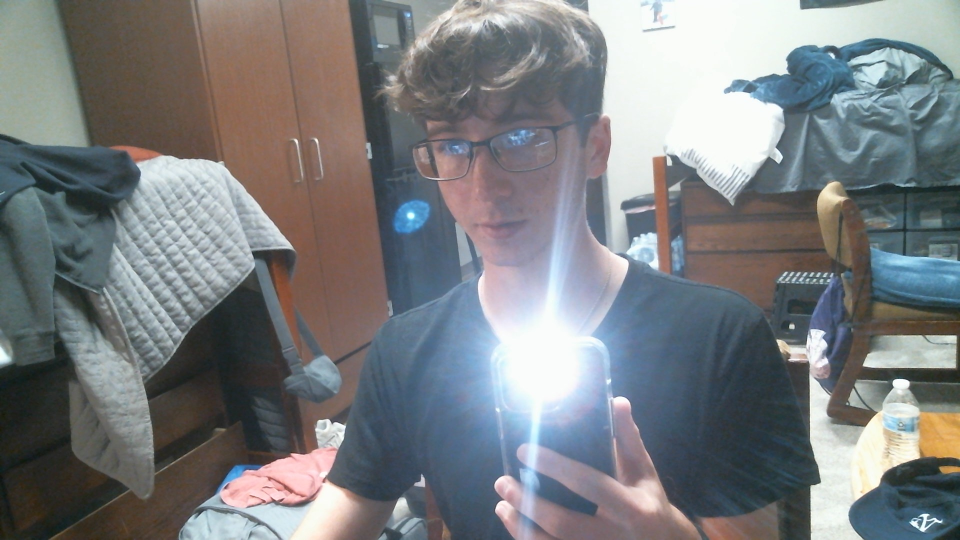
#> input picture img-proc-4-wildfire/769nm-cam.jpg, 1920 x 1080 px, found by its file name (shown at 1/2 size); the run also reads 1 picture not shown here
$ python three-band-cont.py
#> lines starting #> are read from the running program, lines starting #| are printed output that depends on the picture; after the words box and inside, x2 and y2 are one past the last pixel; in counts of white or black regions, pixels touching at a corner belong together
import cv2
import numpy as np
import sys


def align_images(img_reference, img_to_align):
    """
    Finds features and aligns img_to_align to img_reference's perspective.
    """
    MAX_FEATURES = 1000
    GOOD_MATCH_PERCENT = 0.15

    orb = cv2.ORB_create(MAX_FEATURES)
    keypoints_ref, descriptors_ref = orb.detectAndCompute(img_reference, None)
    keypoints_align, descriptors_align = orb.detectAndCompute(
        img_to_align, None)

    matcher = cv2.DescriptorMatcher_create(
        cv2.DESCRIPTOR_MATCHER_BRUTEFORCE_HAMMING)
    matches = matcher.match(descriptors_align, descriptors_ref, None)
    matches = sorted(matches, key=lambda x: x.distance)

    numGoodMatches = int(len(matches) * GOOD_MATCH_PERCENT)
    matches = matches[:numGoodMatches]

    points_ref = np.zeros((len(matches), 2), dtype=np.float32)
    points_align = np.zeros((len(matches), 2), dtype=np.float32)

    for i, match in enumerate(matches):
        points_ref[i, :] = keypoints_ref[match.trainIdx].pt
        points_align[i, :] = keypoints_align[match.queryIdx].pt

    h, mask = cv2.findHomography(points_align, points_ref, cv2.RANSAC)

    height, width = img_reference.shape
    img_aligned = cv2.warpPerspective(img_to_align, h, (width, height))

    return img_aligned


def calculate_continuum_removal(img_peak, img_left, img_right, spike_thresh=50):
    """
    Isolates the K-spike by subtracting the background continuum, then cleans the result.
    """
    # Convert images to float for accurate calculations.
    peak_f = img_peak.astype(np.float32)
    left_f = img_left.astype(np.float32)
    right_f = img_right.astype(np.float32)

    # 1. Calculate the continuum by averaging the two "shoulder" bands.
    continuum = (left_f + right_f) / 2.0

    # 2. Subtract the continuum from the peak to isolate the spike signal.
    spike_intensity = peak_f - continuum

    # 3. Threshold the result to get an initial mask.
    _, initial_mask = cv2.threshold(
        spike_intensity, spike_thresh, 255, cv2.THRESH_BINARY)
    initial_mask = initial_mask.astype(np.uint8)

    # 4. Use a two-step morphological process to clean the final mask.
    small_kernel = np.ones((3, 3), np.uint8)
    large_kernel = np.ones((7, 7), np.uint8)
    noise_removed = cv2.morphologyEx(
        initial_mask, cv2.MORPH_OPEN, small_kernel)
    final_mask = cv2.morphologyEx(noise_removed, cv2.MORPH_CLOSE, large_kernel)

    return final_mask


# --- Main execution block ---
if __name__ == "__main__":
    # --- IMPORTANT ---
    # Change these paths to where you saved your three images.
    path_769nm = "img-proc-4-wildfire/769nm-cam.jpg"  # The peak
    path_760nm = "img-proc-4-wildfire/760nm-cam.jpg"  # The left shoulder
    path_779nm = "img-proc-4-wildfire/779nm-cam.jpg"  # The right shoulder

    try:
        img_769nm = cv2.imread(path_769nm, cv2.IMREAD_GRAYSCALE)
#> img_769nm: shape (1080, 1920); min 15, max 255, mean 124.8
        img_760nm = cv2.imread(path_760nm, cv2.IMREAD_GRAYSCALE)
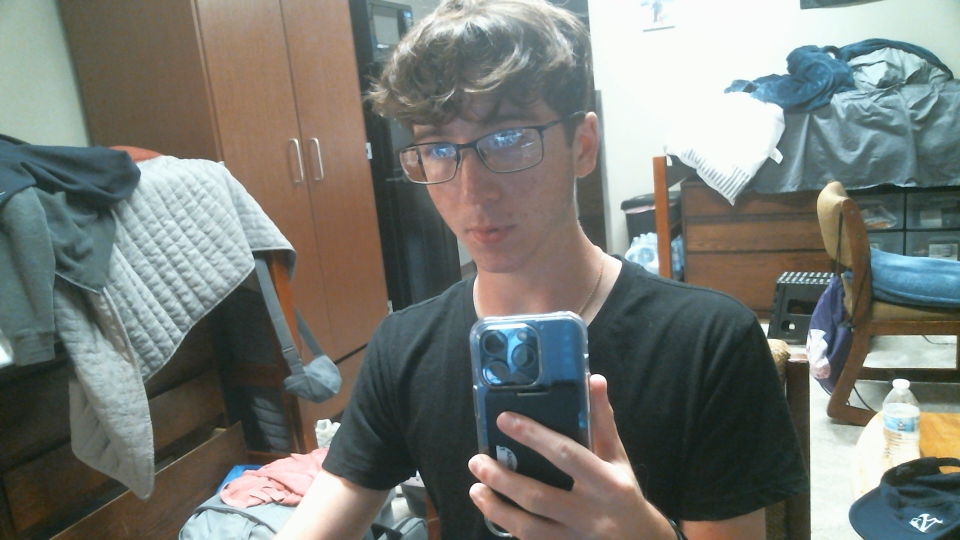
#> input picture img-proc-4-wildfire/760nm-cam.jpg, 1920 x 1080 px, found by its file name (shown at 1/2 size)
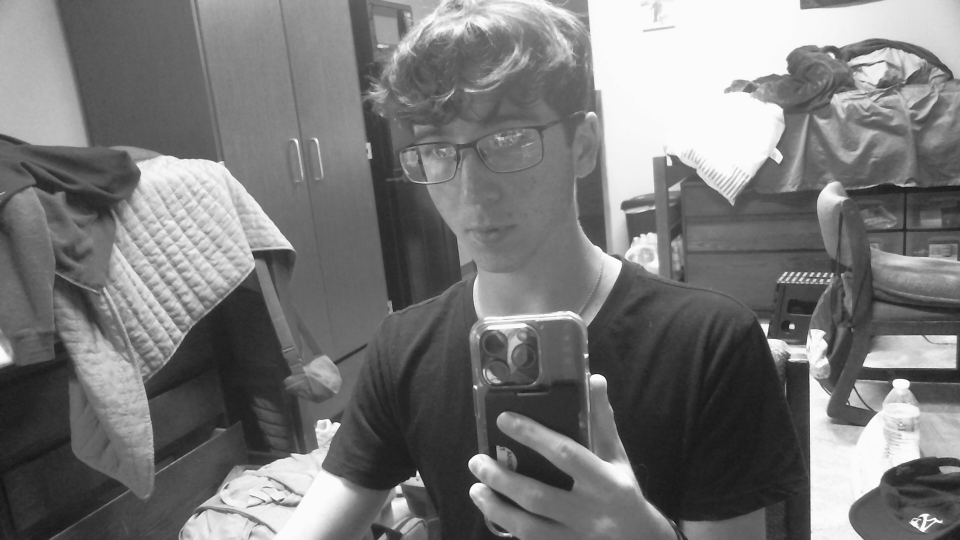
#> img_760nm: shape (1080, 1920) (shown at 1/2 size); min 2, max 255, mean 120.2
        img_779nm = cv2.imread(path_779nm, cv2.IMREAD_GRAYSCALE)
        if any(img is None for img in [img_769nm, img_760nm, img_779nm]):
            raise FileNotFoundError("One or more image files were not found.")
    except FileNotFoundError as e:
        print(f"Error: {e}")
        sys.exit()

    print("Aligning 'shoulder' images to the 'peak' image...")
    img_760nm_aligned = align_images(img_769nm, img_760nm)
#> in align_images, `keypoints_ref, descriptors_ref = orb.detectAndCompute(img_reference, N..`: keypoints_ref = 1000 keypoints; strongest (x, y, size): (1816, 764, 77.1), (1815, 764, 92.6), (1787, 764, 77.1), (1816, 765, 64.3)
#> in align_images, `keypoints_align, descriptors_align = orb.detectAndCompute( img_to_alig..`: keypoints_align = 1000 keypoints; strongest (x, y, size): (834, 943, 31), (1580, 653, 64.3), (1583, 650, 53.6), (1579, 653, 53.6)
#> in align_images, `matches = matcher.match(descriptors_align, descriptors_ref, None)`: matches = 1000 matches
#> in align_images, `numGoodMatches = int(len(matches) * GOOD_MATCH_PERCENT)`: numGoodMatches = 150
#> in align_images, `matches = matches[:numGoodMatches]`: matches = 150 matches
#> in align_images, `points_ref = np.zeros((len(matches), 2), dtype=np.float32)`: points_ref = 150 pairs, first value 0 to 0, second value 0 to 0
#> the loop in align_images, `for i, match in enumerate(matches):` made 150 passes
#> after the loop in align_images, `for i, match in enumerate(matches):`: points_align = 150 pairs, first value 208.8 to 1883, second value 112 to 1043; points_ref has the same summary as points_align
#> in align_images, `h, mask = cv2.findHomography(points_align, points_ref, cv2.RANSAC)`: h = [[1, 4.71e-05, -0.0475], [-1.36e-05, 1, 0.015], [1.57e-08, 7.89e-09, 1]]; mask = 150 values from 1 to 1
    img_779nm_aligned = align_images(img_769nm, img_779nm)
#> in align_images (call 2), `matches = matcher.match(descriptors_align, descriptors_ref, None)`: matches = 1000 matches
#> in align_images (call 2), `matches = matches[:numGoodMatches]`: matches = 150 matches
#> the loop in align_images (call 2), `for i, match in enumerate(matches):` made 150 passes
    print("Alignment complete.")

    final_mask = calculate_continuum_removal(
        img_769nm, img_760nm_aligned, img_779nm_aligned)
#> in calculate_continuum_removal, `_, initial_mask = cv2.threshold( spike_intensity, spike_thresh, 255, c..`:
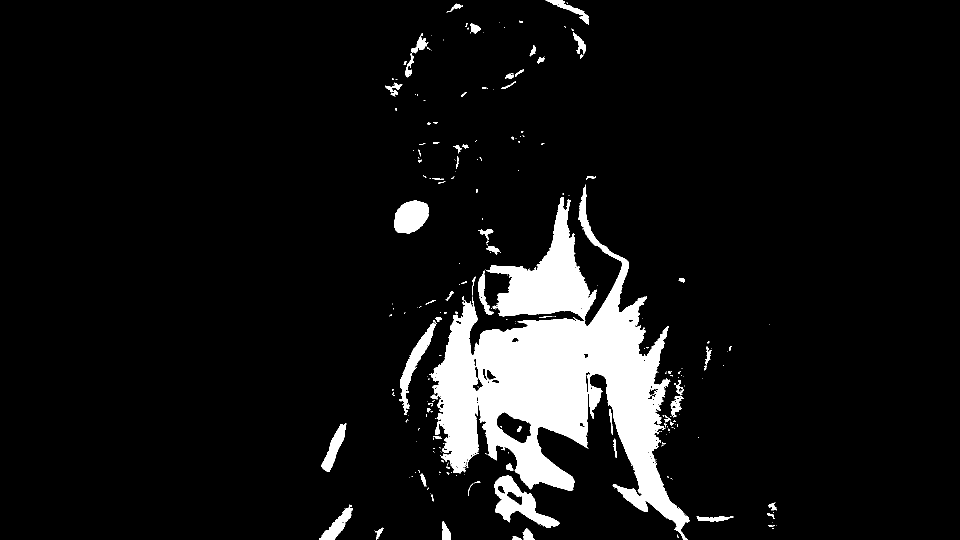
#> initial_mask: shape (1080, 1920) float32 (shown at 1/2 size); 7.9% white; 266 white regions (189 under 20 px), largest, box (x1, y1, x2, y2) and area: (858, 369, 1380, 1080) 138571, (989, 951, 1119, 1056) 5059, (788, 401, 858, 468) 3494
#> in calculate_continuum_removal, `noise_removed = cv2.morphologyEx( initial_mask, cv2.MORPH_OPEN, small_..`: noise_removed: shape (1080, 1920); 7.8% white; 106 white regions (37 under 20 px), largest, box (x1, y1, x2, y2) and area: (863, 374, 1379, 1080) 116541, (977, 395, 1193, 639) 20932, (989, 951, 1119, 1056) 5028
#> in calculate_continuum_removal, `final_mask = cv2.morphologyEx(noise_removed, cv2.MORPH_CLOSE, large_ke..`: final_mask: shape (1080, 1920); 8% white; 61 white regions (16 under 20 px), largest, box (x1, y1, x2, y2) and area: (862, 374, 1379, 1080) 142113, (989, 951, 1119, 1056) 5154, (788, 401, 858, 467) 3496

    # --- Display logic for 4 panels ---
    display_size = (400, 400)
    img_peak_display = cv2.resize(img_769nm, display_size)
    img_left_display = cv2.resize(img_760nm_aligned, display_size)
    img_right_display = cv2.resize(img_779nm_aligned, display_size)
    mask_display = cv2.resize(final_mask, display_size)

    img_peak_display = cv2.cvtColor(img_peak_display, cv2.COLOR_GRAY2BGR)
#> img_peak_display: shape (400, 400, 3)
    img_left_display = cv2.cvtColor(img_left_display, cv2.COLOR_GRAY2BGR)
#> img_left_display: shape (400, 400, 3)
    img_right_display = cv2.cvtColor(img_right_display, cv2.COLOR_GRAY2BGR)
    mask_display = cv2.cvtColor(mask_display, cv2.COLOR_GRAY2BGR)
#> mask_display: shape (400, 400, 3)

    cv2.putText(img_peak_display, '769nm (Peak)', (10, 25),
                cv2.FONT_HERSHEY_SIMPLEX, 0.7, (255, 255, 255), 2)
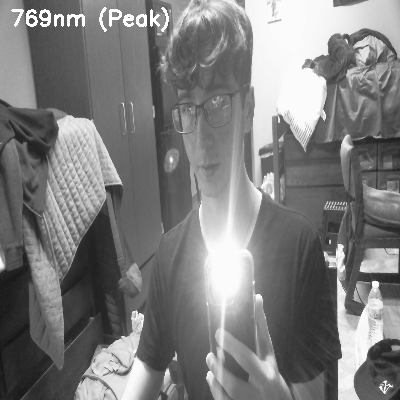
#> img_peak_display: shape (400, 400, 3); min 18, max 255, mean 125.7
    cv2.putText(img_left_display, '760nm (Left)', (10, 25),
                cv2.FONT_HERSHEY_SIMPLEX, 0.7, (255, 255, 255), 2)
#> img_left_display: shape (400, 400, 3); min 19, max 255, mean 120.9
    cv2.putText(img_right_display, '779nm (Right)', (10, 25),
                cv2.FONT_HERSHEY_SIMPLEX, 0.7, (255, 255, 255), 2)
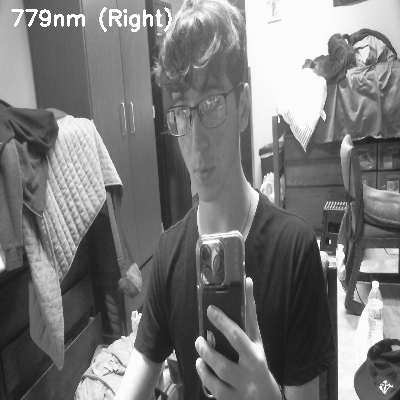
#> img_right_display: shape (400, 400, 3); min 19, max 255, mean 121
    cv2.putText(mask_display, 'Final Output', (10, 25),
                cv2.FONT_HERSHEY_SIMPLEX, 0.7, (255, 255, 255), 2)
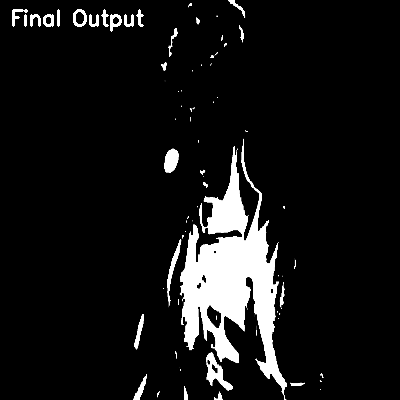
#> mask_display: shape (400, 400, 3); min 0, max 255, mean 21.7

    top_row = np.hstack((img_peak_display, img_left_display))
    bottom_row = np.hstack((img_right_display, mask_display))
    combined_view = np.vstack((top_row, bottom_row))
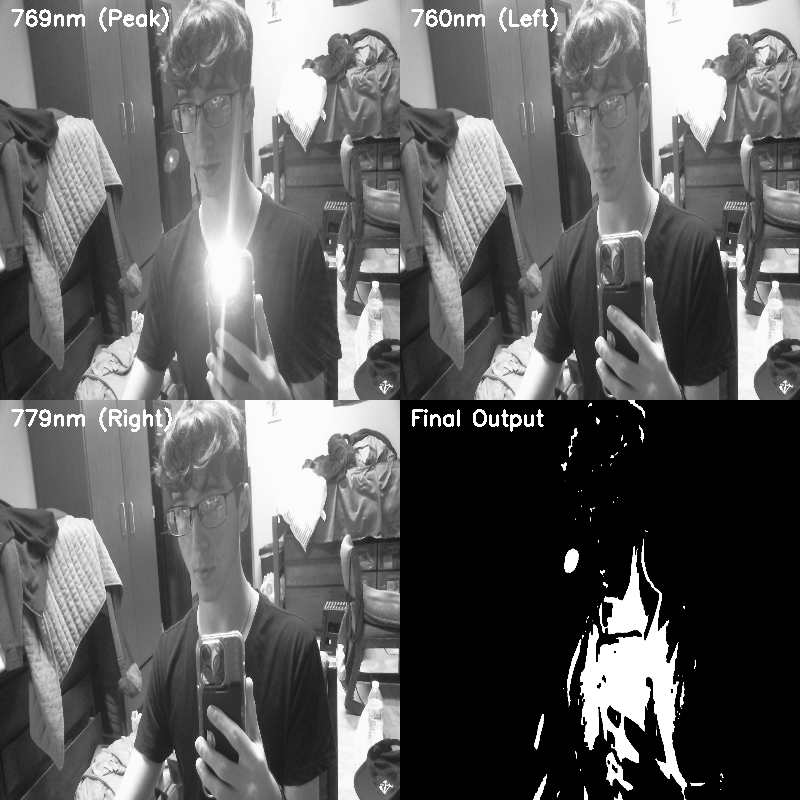
#> combined_view: shape (800, 800, 3); min 0, max 255, mean 97.3

    cv2.imshow('Three-Band Continuum Removal', combined_view)
    print("Press any key to close the window.")
    cv2.waitKey(0)
    cv2.destroyAllWindows()
